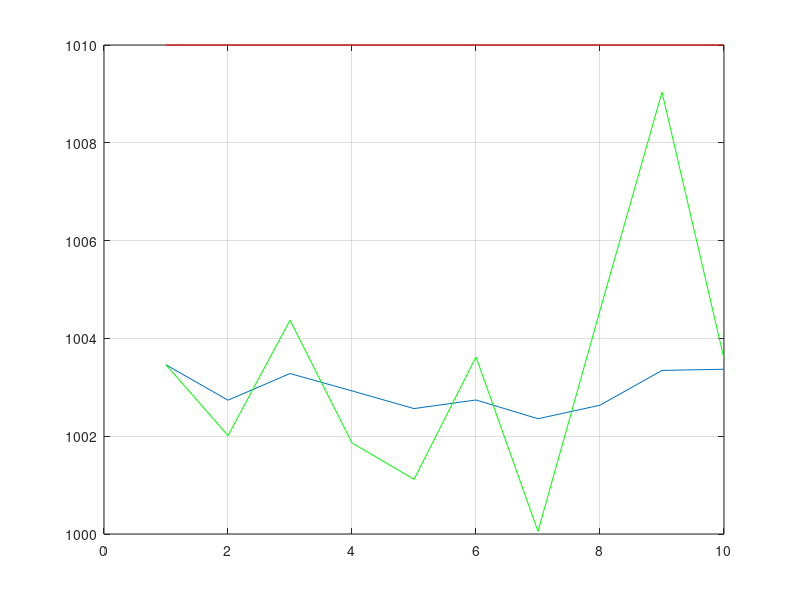

Reproduce this figure in MATLAB.
% First Kalman Filter Application
clc;
clear all;

iteration = 1:10;
x_pre = 1030;
xmin=998;
xmax=1010;
n=length(iteration);
measurement=xmin+rand(1,n)*(xmax-xmin);
%measurement=[1030,989,1017,1009,1013,979,1008,1042,1012,1011];
z = 1010 * ones(1, length(iteration));
for i=1:length(iteration)
    alfa = 1/i;
    x_next(i) = x_pre + alfa*(measurement(i)-x_pre);
    x_pre = x_next(i);
end
plot(iteration,x_next);
hold on;
plot(iteration,z,'r');
hold on;
plot(iteration,measurement,'g');
grid on;